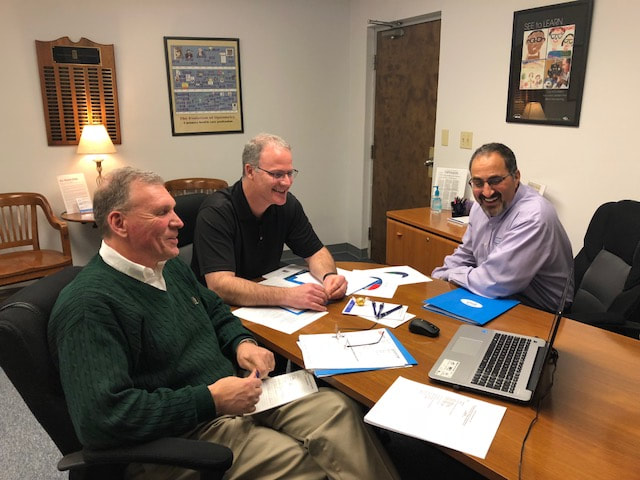
//> input picture docs/JPEG_Experiment/photo.jpg, 640 x 480 px
$ ./main   (built with g++ and OpenCV 4)
//> lines starting //> are read from the running program, lines starting //| are printed output that depends on the picture
#include <stdio.h>
#include <opencv2/opencv.hpp>
#include <sstream>
#include <iostream>

using namespace cv;


void jpegResizeExperiment(const cv::Mat& input, int kJPEGQuality) {
    const std::vector<int> compression_params = {cv::IMWRITE_JPEG_QUALITY,
                                                 kJPEGQuality};
    std::vector<unsigned char> data_buffer;
    cv::imencode(".jpg", input, data_buffer, compression_params);

    std::cout << "** Quality = " << kJPEGQuality << " %%" << std::endl;

    int size = data_buffer.size();
    std::cout << "Size = " << size << " bytes ~ " << size/1000 << " kilobytes." << std::endl;

    cv::Mat write_img = cv::imdecode(data_buffer, cv::IMREAD_COLOR);

    std::stringstream filename;
    filename << input.cols << "x" << input.rows << "-" << kJPEGQuality << ".png";

    cv::imwrite(filename.str(), write_img);
}

void doExperiment(const cv::Mat& input, cv::Size img_size) {

    cv::Mat img = input.clone();

    int size = img.cols * img.rows * 3;
    std::cout << "Raw size: " << img.cols << " x " << img.rows << " x 3 = " << size << " bytes ~ " << size/1000 << " kilobytes." << std::endl;


    cv::resize(img, img, img_size);

    size = img.cols * img.rows * 3;
    std::cout << "After resized: " << img.cols << " x " << img.rows << " x 3 = " << size << " bytes ~ " << size/1000 << " kilobytes." << std::endl;


    jpegResizeExperiment(img, 80);
    jpegResizeExperiment(img, 50);
    jpegResizeExperiment(img, 25);

}

int main(int argc, char** argv )
{

    Mat image;
    image = imread( "photo.jpg", 1 );
//> image is the input picture: 480 rows x 640 cols, CV_8UC3; mean B, G, R 96.5, 113.2, 131.2

    if ( !image.data )
    {
        printf("No image data \n");
        return -1;
    }

    doExperiment(image, cv::Size(640, 480));
//| Raw size: 640 x 480 x 3 = 921600 bytes ~ 921 kilobytes.
//| After resized: 640 x 480 x 3 = 921600 bytes ~ 921 kilobytes.
//> in jpegResizeExperiment, `cv::imencode(".jpg", input, data_buffer, compression_params);`: data_buffer = 59192 items
//> in jpegResizeExperiment, `int size = data_buffer.size();`: size = 59192
//| Size = 59192 bytes ~ 59 kilobytes.
//| Size = 33507 bytes ~ 33 kilobytes.
//| Size = 21917 bytes ~ 21 kilobytes.
    doExperiment(image, cv::Size(320, 240));
//> call 2 of doExperiment, with img_size = Size(320, 240)
//| Raw size: 640 x 480 x 3 = 921600 bytes ~ 921 kilobytes.
//> in doExperiment (call 2), `cv::resize(img, img, img_size);`:
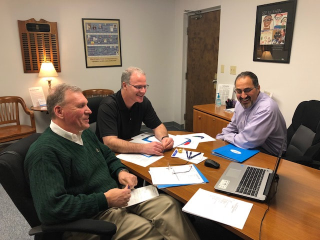
//> img: 240 rows x 320 cols, CV_8UC3; mean B, G, R 96.6, 113.3, 131.3
//| After resized: 320 x 240 x 3 = 230400 bytes ~ 230 kilobytes.
//> call 4 of jpegResizeExperiment, with kJPEGQuality = 80
//> in jpegResizeExperiment (call 4), `cv::imencode(".jpg", input, data_buffer, compression_params);`: data_buffer = 18282 values, max 255 at index 0, min 0 at index 4, mean 129
//> in jpegResizeExperiment (call 4), `int size = data_buffer.size();`: size = 18282
//| Size = 18282 bytes ~ 18 kilobytes.
//> in jpegResizeExperiment (call 4), `cv::Mat write_img = cv::imdecode(data_buffer, cv::IMREAD_COLOR);`:
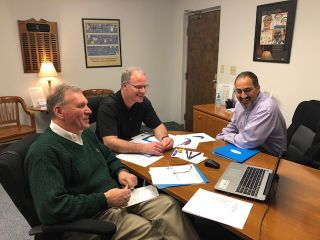
//> write_img: 240 rows x 320 cols, CV_8UC3; mean B, G, R 96.5, 113.3, 131.2
//> in jpegResizeExperiment (call 5), `cv::imencode(".jpg", input, data_buffer, compression_params);`: data_buffer = 11070 values, max 255 at index 0, min 0 at index 4, mean 125.9
//> in jpegResizeExperiment (call 5), `int size = data_buffer.size();`: size = 11070
//| Size = 11070 bytes ~ 11 kilobytes.
//> in jpegResizeExperiment (call 5), `cv::Mat write_img = cv::imdecode(data_buffer, cv::IMREAD_COLOR);`:
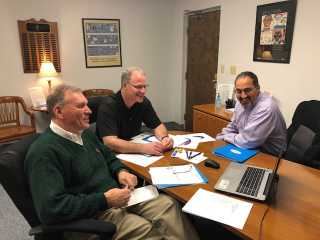
//> write_img: 240 rows x 320 cols, CV_8UC3; mean B, G, R 96.5, 113.2, 131.2
//> in jpegResizeExperiment (call 6), `cv::imencode(".jpg", input, data_buffer, compression_params);`: data_buffer = 7503 values, max 255 at index 0, min 0 at index 4, mean 123.3
//> in jpegResizeExperiment (call 6), `int size = data_buffer.size();`: size = 7503
//| Size = 7503 bytes ~ 7 kilobytes.
//> in jpegResizeExperiment (call 6), `cv::Mat write_img = cv::imdecode(data_buffer, cv::IMREAD_COLOR);`:
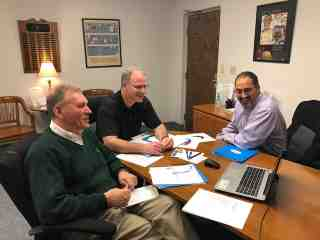
//> write_img: 240 rows x 320 cols, CV_8UC3; mean B, G, R 96.6, 113, 131.4


    waitKey(0);

    return 0;
}
